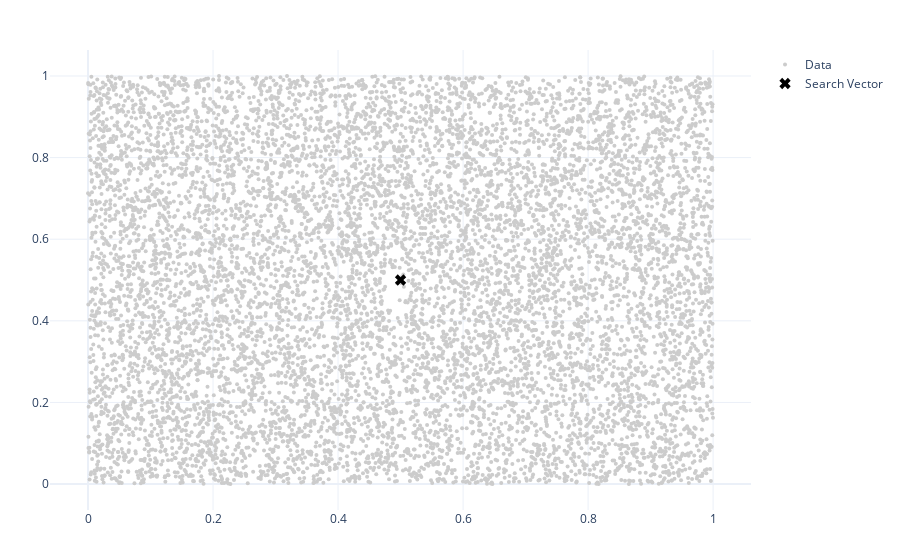

Notebook cell for this chart:
### Code cell
plot_points(fig, points=search_vector, color='black', label="Search Vector", symbol="x", size=10)
fig

### Figure 1 — Plotly figure (JSON) as saved in the notebook; plotly's stock layout.template omitted (floating-point values rounded to 4 significant figures; data arrays with more than 128 entries replaced by an {"elided": "..."} marker saying what was removed)
{"data": [{"marker": {"color": "#CCCCCC", "size": 4, "symbol": "circle"}, "mode": "markers", "name": "Data", "showlegend": true, "type": "scatter", "x": {"elided": "10000 float values"}, "y": {"elided": "10000 float values"}}, {"marker": {"color": "black", "size": 10, "symbol": "x"}, "mode": "markers", "name": "Search Vector", "showlegend": true, "type": "scatter", "x": [0.5], "y": [0.5]}], "layout": {"margin": {"b": 50, "l": 50, "r": 50, "t": 50}}}
